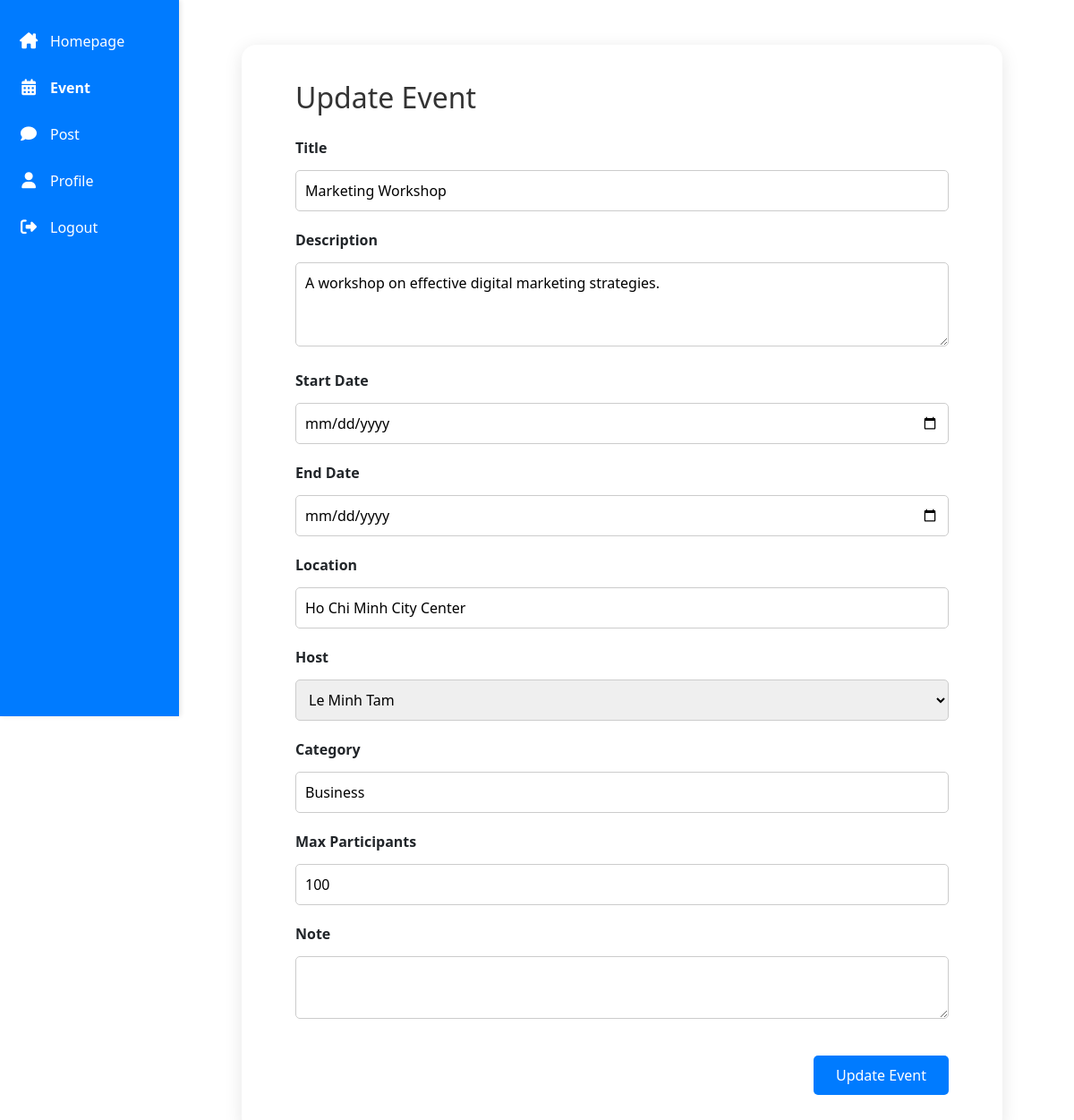
The app's page /event/update.php?id=2 (signed in) with its own data.
### tables this page shows
CREATE TABLE `event` (
  `EventID` int(11) NOT NULL,
  `Title` varchar(255) NOT NULL,
  `Description` text NOT NULL,
  `StartDate` datetime NOT NULL,
  `EndDate` datetime NOT NULL,
  `Location` varchar(255) NOT NULL,
  `HostID` int(11) NOT NULL,
  `Category` varchar(50) DEFAULT NULL,
  `MaxParticipants` int(11) DEFAULT NULL,
  `note` text DEFAULT NULL
);

CREATE TABLE `user` (
  `UserID` int(11) NOT NULL,
  `FullName` varchar(255) NOT NULL,
  `Email` varchar(255) NOT NULL,
  `PhoneNumber` varchar(20) NOT NULL,
  `username` varchar(100) NOT NULL,
  `password` varchar(255) NOT NULL,
  `DateOfBirth` date NOT NULL,
  `ProfilePicture` varchar(255) DEFAULT NULL,
  `JoinDate` datetime NOT NULL
);

### event/update.php (the view, shortened to what this page needs)
<?php
$conn = new mysqli("localhost", "root", "", "event");
$id = $_GET['id'];
$users = [];
$user_result = $conn->query("SELECT UserID, FullName FROM user");
while ($u = $user_result->fetch_assoc()) {
    $users[] = $u;
}
$stmt = $conn->prepare("SELECT * FROM event WHERE EventID = ?");
$stmt->bind_param("i", $id);
$stmt->execute();
$result = $stmt->get_result();
$event = $result->fetch_assoc();
?>
<!DOCTYPE html>
<html>
<head>
    <link rel="stylesheet" href="styles.css">
    <link rel="stylesheet" href="https://cdnjs.cloudflare.com/ajax/libs/font-awesome/6.5.0/css/all.min.css">
    <link rel="stylesheet" href="https://cdn.jsdelivr.net/npm/bootstrap@5.3.3/dist/css/bootstrap.min.css">
</head>
<body>
<div class="sidebar">
  <a href="homepage.php"><i class="fa-solid fa-house-chimney"></i>Homepage</a>
  <a href="index.php"><i class="fa-solid fa-calendar-days"></i><strong>Event</strong></a>
  <a href="post.php"><i class="fa-solid fa-comment"></i>Post</a>
  <a href="user_profile.php"><i class="fa-solid fa-user"></i>Profile</a>
  <a href="logout.php"><i class="fa-solid fa-right-from-bracket"></i>Logout</a>
</div>
    <div class="form-container">
        <div class="form-box">
        <h2>Update Event</h2>
        <form method="POST">
            <div class="form-group">
                <label>Title</label>
                <input type="text" name="Title" value="<?= htmlspecialchars($event['Title']) ?>" required>
            </div>
            <div class="form-group">
                <label>Description</label>
                <textarea name="Description" rows="3" required><?= htmlspecialchars($event['Description']) ?></textarea>
            </div>
            <div class="form-group">
                <label>Start Date</label>
                <input type="date" name="StartDate" value="<?= $event['StartDate'] ?>" required>
            </div>
            <div class="form-group">
                <label>End Date</label>
                <input type="date" name="EndDate" value="<?= $event['EndDate'] ?>" required>
            </div>
            <div class="form-group">
                <label>Location</label>
                <input type="text" name="Location" value="<?= htmlspecialchars($event['Location']) ?>" required>
            </div>
            <div class="form-group">
                <label>Host</label>
                <select name="HostID" required>
                    <?php foreach ($users as $u): ?>
                        <option value="<?= $u['UserID'] ?>" <?= $event['HostID'] == $u['UserID'] ? 'selected' : '' ?>>
                            <?= htmlspecialchars($u['FullName']) ?>
                        </option>
                    <?php endforeach; ?>
                </select>
            </div>
            <div class="form-group">
                <label>Category</label>
                <input type="text" name="Category" value="<?= htmlspecialchars($event['Category']) ?>" required>
            </div>
            <div class="form-group">
                <label>Max Participants</label>
                <input type="text" name="MaxParticipants" value="<?= $event['MaxParticipants'] ?>" required>
            </div>
            <div class="form-group">
                <label>Note</label>
                <textarea name="Note" rows="2"><?= htmlspecialchars($event['Note'] ?? '') ?></textarea>
            </div>
            <div class="form-actions">
                <button type="submit">Update Event</button>
            </div>
        </form>
        </div>
    </div>
</body>
</html>

### event/styles.css (style rules this page uses)
body { margin: 0; font-family: Arial, sans-serif; display: flex; background-color: #f5f7fa; min-height: 100vh; }
.sidebar { width: 200px; background-color: #007bff; height: 100vh; position: fixed; top: 0; left: 0; padding-top: 20px; box-shadow: 2px 0 5px rgba(0, 0, 0, 0.1); }
.sidebar a { display: flex; align-items: center; padding: 14px 20px; text-decoration: none; font-size: 16px; color: #ffffff; transition: background-color 0.3s ease; }
.sidebar a i { margin-right: 12px; font-size: 18px; width: 24px; text-align: center; }
form label { display: block; margin-top: 10px; font-weight: bold; }
form input, form select, form textarea { width: 100%; padding: 8px 10px; margin-top: 5px; border: 1px solid #ccc; border-radius: 6px; box-sizing: border-box; }
form button { margin-top: 15px; background-color: #28a745; color: #fff; padding: 10px 16px; border: none; border-radius: 6px; cursor: pointer; }

### event/update.php (style rules this page uses)
.form-container { margin-left: 220px; padding: 50px; display: flex; justify-content: center; box-sizing: border-box; }
.form-box { width: 850px; max-width: 1000px; background-color: white; border-radius: 16px; padding: 40px 60px; box-shadow: 0 4px 20px rgba(0,0,0,0.1); }
.form-box h2 { margin-bottom: 25px; color: #333; }
.form-group { margin-bottom: 20px; }
.form-group label { display: block; margin-bottom: 8px; font-weight: 600; }
.form-group input, .form-group textarea, .form-group select { width: 100%; padding: 10px; border: 1px solid #ccc; border-radius: 5px; }
.form-group textarea { resize: vertical; }
.form-actions { text-align: right; }
.form-actions button { padding: 10px 25px; background-color: #007bff; color: white; border: none; border-radius: 5px; cursor: pointer; }

### records on screen
event: Title "Marketing Workshop", Description "A workshop on effective digital marketing strategies.", Location "Ho Chi Minh City Center", HostID "Le Minh Tam", Category "Business", MaxParticipants "100"
